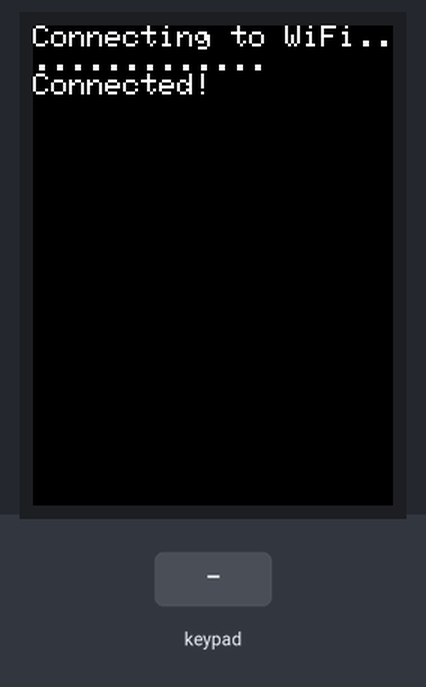
A sketch run on a simulated ESP32. Shown: 240×320 colour display. The test bench sets the inputs (shaded band). WiFi joins after 1.5 s; servers stay silent unless stated.

Above: at 1.7 s.
4.0 s: keypad keys 2 5 3 3 3 2 pressed 0.4 s apart
At 7.2 s:
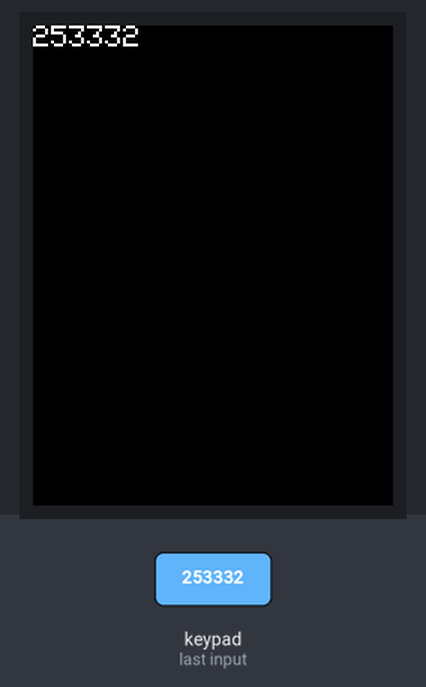
7.9 s: key '1' pressed
9.4 s: key '2' pressed
At 9.7 s:
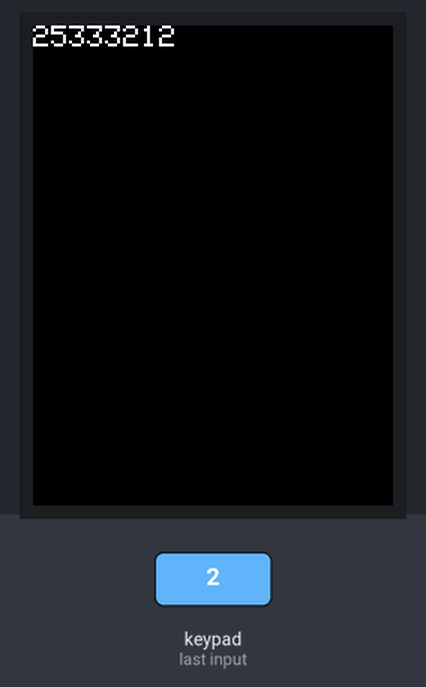
10.9 s: keypad keys 2 5 3 3 3 2 # pressed 0.4 s apart
At 13.5 s:
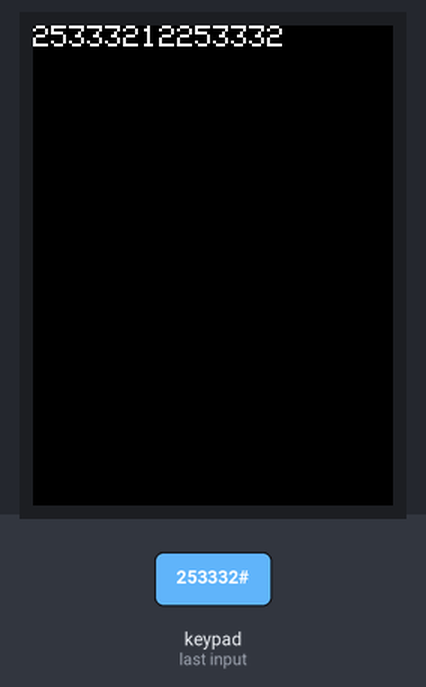
Timing chart, 0 to 15.0 s (numbered marks = the images above; inputs shaded):
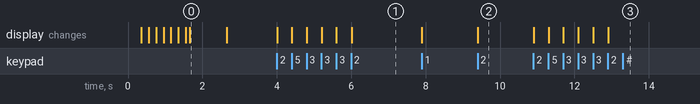

The sketch:

WiFiConnectionViaHTTP.ino
```cpp
#include "SPI.h"
#include "Adafruit_GFX.h"
#include "Adafruit_ILI9341.h"
#include <Keypad.h>
#include <WiFi.h>
#include <HTTPClient.h>


#define ROWS 4
#define COLS 3
#define TFT_DC 21
#define TFT_CS 22

char keys[ROWS][COLS] = {
  { '1', '2', '3', },
  { '4', '5', '6',},
  { '7', '8', '9', },
  { '*', '0', '#', }
};
String data = "";
String fact = "";

uint8_t colPins[COLS] = { 25, 33,32 }; // Pins connected to C1, C2, C3,
uint8_t rowPins[ROWS] = { 12, 14, 27, 26 }; // Pins connected to R1, R2, R3, R4

Keypad keypad = Keypad(makeKeymap(keys), rowPins, colPins, ROWS, COLS);
Adafruit_ILI9341 tft = Adafruit_ILI9341(TFT_CS, TFT_DC);

void sendAPIRequest(String number) {
  if ((WiFi.status() == WL_CONNECTED)) {
    HTTPClient http;
    String url = "http://numbersapi.com/" + number + "/math";
    http.begin(url);

    int httpCode = http.GET(); // Отправка GET-запроса
    if (httpCode > 0) {
      fact = http.getString();
    }
    http.end();
  }
}

void connectWiFi(){
  tft.print("Connecting to WiFi");
  WiFi.begin("Wokwi-GUEST", "", 6);
  while (WiFi.status() != WL_CONNECTED) {
    delay(100);
    tft.print(".");
  }
  tft.print("\nConnected!");
  tft.setCursor(0, 0);
  delay(1000);
  tft.fillScreen(ILI9341_BLACK);
}

void setup() {
  tft.begin();
  tft.setTextSize(2);
  tft.setCursor(0, 0);
  connectWiFi();
}


void loop() {
  char key = keypad.getKey();
  if (key != NO_KEY) {
    if (key == '#') {
      sendAPIRequest(data);
      tft.println("\n");
      tft.println(fact);
      data = "";
      fact = "";
    } else if (key == '*'){
      tft.fillScreen(ILI9341_BLACK);
      tft.setCursor(0, 0);
  } else {
    tft.print(key);
    data += key;
  }
}
}
```

Measured:
- after the input at 4.0 s, the display: first changes at once (image 1 shows a later state)
- after the input at 9.4 s, the display: changes at once (image 2)
- after the input at 10.9 s, the display: first changes at once (image 3 shows a later state)
- what the display in image 0 shows lasts 1.0 s, from 1.7 s to 2.7 s
